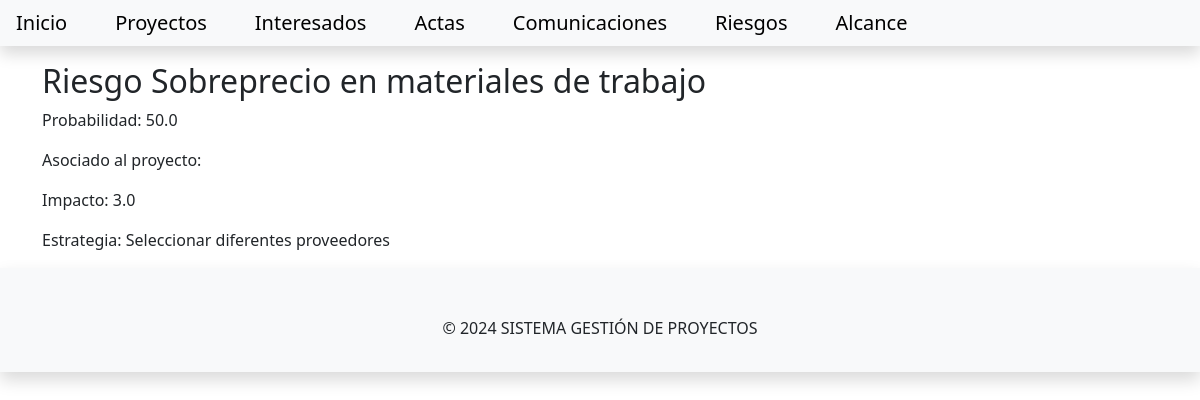
Screenshot of /gestionproyectos/riesgo/estrategia1proyecto1/ with the database file from the repository.
### gestionproyecto/models.py (models this page shows, shortened)
class Riesgo(models.Model):
    descripcion = models.TextField()
    probabilidad = models.FloatField()
    impacto = models.FloatField()
    estrategia_mitigacion = models.TextField()
    slug = models.SlugField(unique=True, max_length=200, blank=True)

### gestionproyecto/views.py (the view)
# urls.py: path('riesgo/<slug:slug>/', views.RiesgosView.as_view(), name='riesgo_view'),
class RiesgosView(generic.DetailView):
    model = Riesgo
    template_name = 'gestionproyectos/riesgo.html'

### templates/gestionproyectos/riesgo.html (shortened to what this page needs)
{% extends 'gestionproyectos/base.html' %}
{% block content %}
<div class="container">
<div class="title mt-3">
<div class="card-title">
    <h2> Riesgo {{ riesgo.descripcion }}</h2>
</div>
<div class="card-body">
    <div class="card-text">
        <p>Probabilidad: {{ riesgo.probabilidad }}</p>
        <p>Asociado al proyecto: {{ riesgo.proyecto.nombre }}</p>
        <p>Impacto: {{ riesgo.impacto }}</p>
        <p>Estrategia: {{ riesgo.estrategia_mitigacion }}</p>
    </div>
</div>
</div>
</div>
{% endblock content %}

### rows the page displays
Riesgo: descripcion "Sobreprecio en materiales de trabajo", probabilidad "50.0", impacto "3.0", estrategia_mitigacion "Seleccionar diferentes proveedores"
